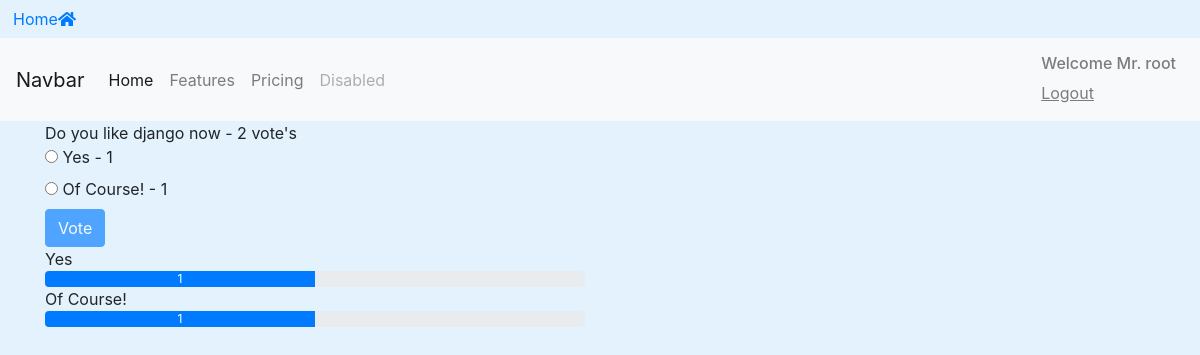
The page /blogs/details/2/ (signed in) on the database its author committed.
### BlogApp/models.py (models this page shows, shortened)
class BlogModel(models.Model):
    owner = models.ForeignKey(User, on_delete=models.CASCADE,default = 1)
    text = models.CharField(max_length=255)
    pub_date = models.DateTimeField()
    def __str__(self):
        return self.text
    def user_can_vote(self,user):
        user_vote = user.vote_set.all()
        qs = user_vote.filter(blog=self)
        if qs.exists():
            return False
        return True
    @property
    def num_votes(self):
        return self.vote_set.count()
    def get_result_dict(self):
        res = []
        for choice in self.choice_set.all():
            d = {}
            d['text'] = choice.choice_text
            d['num_votes'] = choice.num_votes
            if not self.num_votes:
                d['percentage'] = 0
            else:
                d['percentage'] = choice.num_votes / self.num_votes * 100
            res.append(d)
        return res

class Choice(models.Model):
    blog = models.ForeignKey(BlogModel,on_delete=models.CASCADE)
    choice_text = models.CharField(max_length=255)
    @property
    def num_votes(self):
        return self.vote_set.count()

### BlogApp/views.py (the view)
# urls.py: path('details/<int:blog_id>/', views.blog_details,name='detail'),
@login_required
def blog_details(request,blog_id):
    blog = get_object_or_404(BlogModel,id=blog_id)
    user_can_vote = blog.user_can_vote(request.user)
    result = blog.get_result_dict()
    content = {'blog':blog,'user_can_vote':user_can_vote,'result':result}
    return render(request,'blog/blog_details.html',content)

### BlogApp/templates/blog/blog_details.html (shortened to what this page needs)
{% extends 'base.html' %}
{% block content %}
<div class="container">
  {{blog}} - {{ blog.num_votes }} vote's
    <form action="{% url 'BlogApp:vote' blog.id %}" method="post">
      {% for choice in blog.choice_set.all %}
        <input type="radio"
          name="choice"
          id="choice{{ forloop.counter }}"
          value="{{ choice.id }}"/>
        <label for="choice{{ forloop.counter }}">{{ choice.choice_text }} - {{ choice.num_votes }}</label>
      <br/>
      {% endfor %}
      <input class="btn btn-primary mb" type="submit" value="Vote" {% if not user_can_vote %}disabled{% endif %}/>
    </form>
    {% if not user_can_vote %}
      {% for choice_dict in result %}
        <div class="row">
          <div class="col-sm-6 offset-sm3">
            {{ choice_dict.text }}
          <div class="progress">
            <div class="progress-bar" role="progressbar" style="width: {{ choice_dict.percentage}}%;">{{choice_dict.num_votes}}</div>
          </div>
        </div>
      </div>
      {% endfor %}
    {% else %}
      <p>Vote to see the result!</p>
    {% endif %}
</div>
{% endblock %}

### templates/base.html (shortened to what this page needs)
<!DOCTYPE html>
{% load static %}
<html lang="en">
<head>
  <link rel="stylesheet" href="https://stackpath.bootstrapcdn.com/bootstrap/4.1.3/css/bootstrap.min.css"
>
  <link rel="stylesheet" type="text/css" href="{% static 'css/styles.css' %}">
  <a href="{% url 'home' %}" class="btn btn-aleart">Home<i class="fas fa-home"></i></a>
</head>
<body>
  {% include 'includes/navbar.html' %}
  {% block content %}{% endblock %}
</body>
</html>

### templates/includes/navbar.html (shortened to what this page needs)
<nav class="navbar navbar-expand-lg navbar-light bg-light">
  <a class="navbar-brand" href="#">Navbar</a>
<div class="collapse navbar-collapse" id="navbarNav">
  <ul class="navbar-nav">
    <li class="nav-item active">
      <a class="nav-link" href="{%url 'home' %}">Home <span class="sr-only">(current)</span></a>
    </li>
    <li class="nav-item">
      <a class="nav-link" href="{% url 'BlogApp:list' %}">Features</a>
    </li>
    <li class="nav-item">
      <a class="nav-link" href="#">Pricing</a>
    </li>
    <li class="nav-item">
      <a class="nav-link disabled" href="#">Disabled</a>
    </li>
  </ul>
  <div class="navbar-nav ml-auto">
    {% if request.user.is_authenticated %}
      <a class="nav-item nav-link" href="{% url 'Accounts:logout' %}"> <h6>Welcome Mr. {{request.user}}</h6> <u>Logout</u></a>
    {% else %}
      <a class="nav-item nav-link" href="{% url 'Accounts:login' %}">Login</a>
    {% endif %}
  </div>
</div>
</nav>

### static/css/styles.css (style rules this page uses)
body { background-color: #e3f2fd; }

### rows shown on the page
BlogModel: text "Do you like django now", num_votes "2"
Choice: choice_text "Yes", num_votes "1", text "Yes"
Choice: choice_text "Of Course!", num_votes "1", text "Of Course!"

### other values the page prints
{{ request.user }} "root"
{{ choice_dict.num_votes }} "1" "1"
